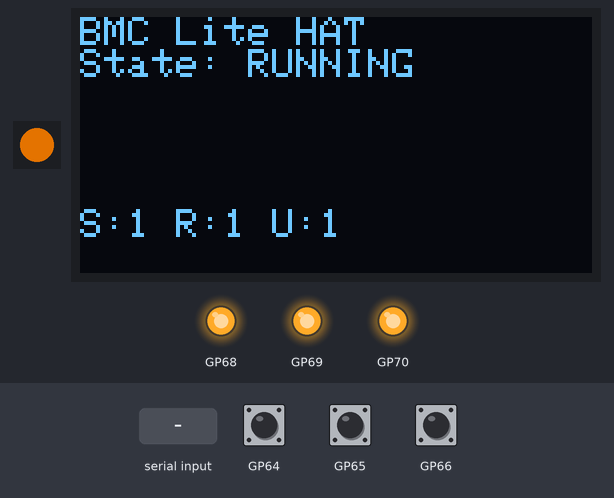
A sketch run on a simulated Raspberry Pi Pico. Parts: 1 RGB LEDs in strip order, left to right, 128×64 one-colour display, output pins drawn as LEDs (lit = HIGH). The inputs (shaded band) are chosen by the test bench; at power-on: GP64 HIGH, GP65 HIGH, GP66 HIGH. Dim RGB values are drawn brighter than linear; pins used as bus, display or sensor lines are not drawn; what the sketch prints to the serial monitor is not drawn.

Above: at 1.5 s.
1.6 s: GP64 pulled LOW for 0.15 s
At 1.8 s:
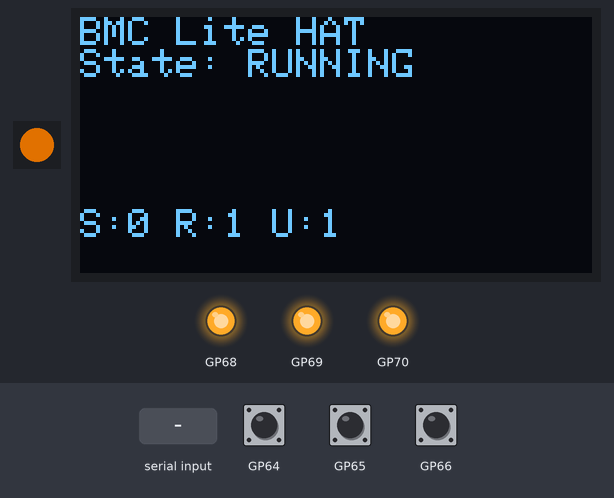
2.3 s: GP65 pulled LOW for 1 s
At 2.36 s:
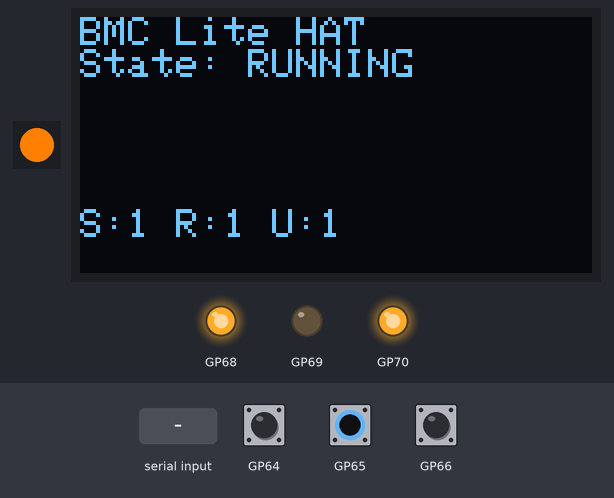
3.9 s: GP66 pulled LOW for 0.15 s
At 4.18 s:
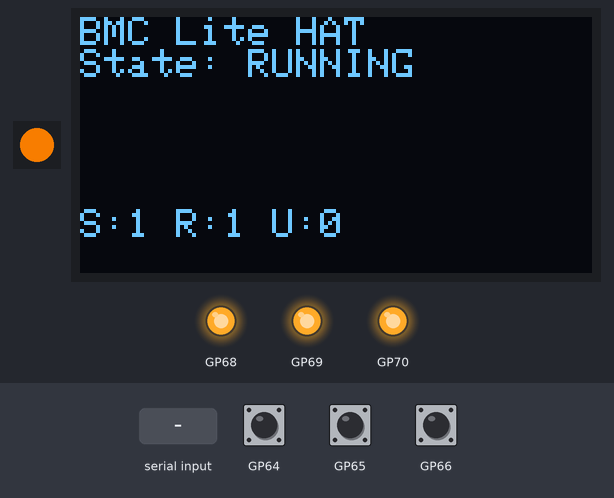
4.6 s: "0\n" received over Serial
At 6.56 s:
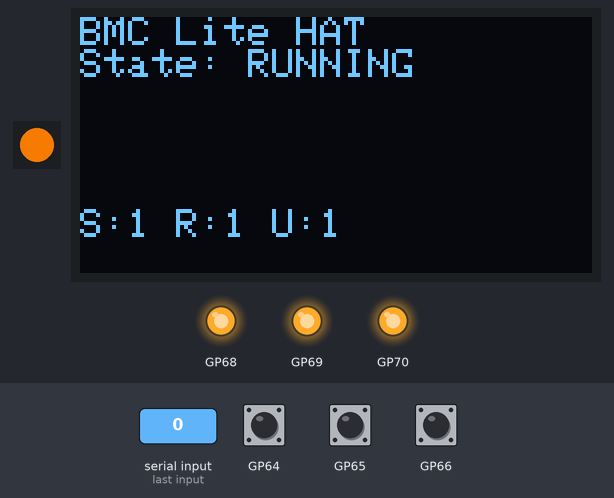
7.6 s: GP64 pulled LOW for 1 s
At 8.36 s:
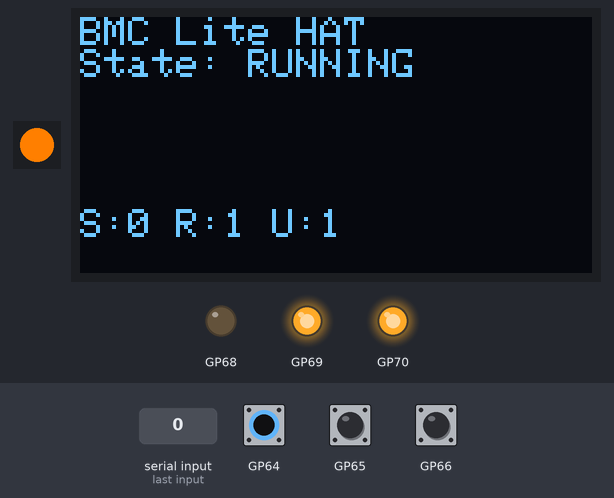
9.2 s: "90,45\n" received over the second serial link
Timing chart, 0 to 50.8 s (numbered marks = the images above; inputs shaded):
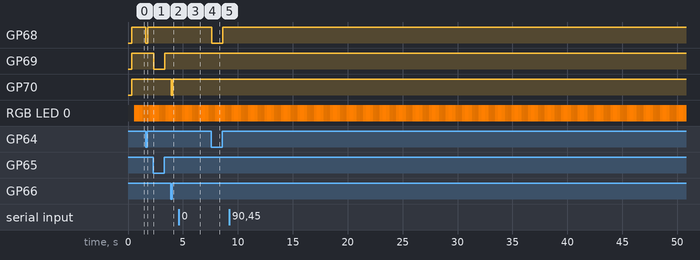

The sketch:

BMC-Lite-HAT.ino
```cpp
//#include "src/main.cpp"

#include <Arduino.h>
#include <Wire.h>
#include <Adafruit_MCP23X17.h>

#include "src/uart_parser.h"
#include "src/oled.h"
#include "src/buttons.h"

//#include "src/config.h"
//#include "pinmap.h"
//#include "status_led.h"
//#include "debug.h"

//Adafruit_MCP23X17 mcp;

void setup() {
  initSerialInterfaces();
  Wire.begin();            // uses GP6/GP7 by default on the XIAO

  initStatusLED();

/*
  // what was this again?
  pinMode(LED_RED_PIN, OUTPUT);
  pinMode(LED_GREEN_PIN, OUTPUT);
  pinMode(LED_BLUE_PIN, OUTPUT);
  digitalWrite(LED_RED_PIN, LOW);
  digitalWrite(LED_GREEN_PIN, LOW);
  digitalWrite(LED_BLUE_PIN, LOW);
*/

  initButtons();

  initUARTParser();
  setSystemState(STATE_BOOTING);

  initDisplay();
  drawButtonStatus();

  drawHUD();  // Initial screen
}


void loop() {
  parseUART();
  updateStatusLED();
  updateCdcActivityLED();
  checkButtons();

/*
  Serial.print("GPA0: ");
  Serial.print(mcp.digitalRead(0));
  Serial.print(" | GPA1: ");
  Serial.print(mcp.digitalRead(1));
  Serial.print(" | GPA2: ");
  Serial.println(mcp.digitalRead(2));
  delay(250);  // slow down for readability
*/

}


/*
#include <Arduino.h>
#include <Wire.h>

#include "pinmap.h"
#include "status_led.h"
#include "uart_parser.h"
#include "buttons.h"

void setup() {
  Serial.begin(115200);        // USB‑CDC
  while (!Serial);

  Serial1.begin(115200);       // UART0 on GP0/GP1
  Wire.begin();

  initStatusLED();
  initButtons();
  initUARTParser();

  setSystemState(STATE_BOOTING);
}

void loop() {
  parseUART();             // does both relay + parsing + echo
  updateStatusLED();
  checkButtons();
}
*/
```

buttons.cpp
```cpp
// src/buttons.cpp

#include <Adafruit_MCP23X17.h>
#include "buttons.h"
#include "pinmap.h"
#include "oled.h"

// —––––––––––––––––––––––––––––––––––––––––––––––––
// 1) Define the single global expander object:
// —––––––––––––––––––––––––––––––––––––––––––––––––
Adafruit_MCP23X17 mcp;

// —––––––––––––––––––––––––––––––––––––––––––––––––
// 2) Logical state variables (debounced)
// —––––––––––––––––––––––––––––––––––––––––––––––––
bool EXP_SIGNAL_SHUTDOWN = true;  // true = released (pulled-up)
bool EXP_SIGNAL_REBOOT   = true;
bool EXP_SIGNAL_USER1    = true;

// —––––––––––––––––––––––––––––––––––––––––––––––––
// 3) Initialization — must be called from setup()
// —––––––––––––––––––––––––––––––––––––––––––––––––
void initButtons() {
  // start I²C comms at address 0x20
  if (! mcp.begin_I2C(MCP23017_I2C_ADDR) ) {
    Serial.println("❌ MCP23017 init failed");
    return;
  }

  // configure each button pin as input+pullup
  mcp.pinMode(EXP_BUTTON_RAW_SHUTDOWN, INPUT_PULLUP);
  mcp.pinMode(EXP_BUTTON_RAW_REBOOT,   INPUT_PULLUP);
  mcp.pinMode(EXP_BUTTON_RAW_USER1,    INPUT_PULLUP);

  // configure the power-off LED pin as input
  mcp.pinMode(EXP_LED_POWEROFF_RAW, INPUT);

  // configure each output pin as output
  mcp.pinMode(EXP_GPIO_SIG_SHUTDOWN, OUTPUT);
  mcp.pinMode(EXP_GPIO_SIG_REBOOT,   OUTPUT);
  mcp.pinMode(EXP_GPIO_SIG_USER1,    OUTPUT);

  Serial.println("✅ Buttons initialized");
}

// —––––––––––––––––––––––––––––––––––––––––––––––––
// 4) Debounce & edge-detect; call from loop()
// —––––––––––––––––––––––––––––––––––––––––––––––––
static uint8_t lastStableState   = 0xFF;
static uint8_t debounceState     = 0xFF;
static unsigned long lastBounce  = 0;
static const unsigned long dbInt = 30;  // ms

void checkButtons() {
  uint8_t current = 0;
  current |= (mcp.digitalRead(EXP_BUTTON_RAW_SHUTDOWN) ? 1<<0 : 0);
  current |= (mcp.digitalRead(EXP_BUTTON_RAW_REBOOT)   ? 1<<1 : 0);
  current |= (mcp.digitalRead(EXP_BUTTON_RAW_USER1)    ? 1<<2 : 0);

  unsigned long now = millis();
  if (current != debounceState) {
    debounceState = current;
    lastBounce    = now;
    return;
  }
  if (now - lastBounce < dbInt) return;

  // stable new state & different from last
  if (current != lastStableState) {
    for (int i = 0; i < 3; i++) {
      bool wasUp = lastStableState & (1 << i);
      bool isUp  = current      & (1 << i);
      if (wasUp != isUp) {
        Serial.print("🔘 Button ");
        Serial.print( i==0 ? "SHUTDOWN" : i==1 ? "REBOOT" : "USER1" );
        Serial.println(isUp ? " released" : " pressed");
      }
    }
    lastStableState = current;

    // update your logical state variables
    EXP_SIGNAL_SHUTDOWN =  (current & (1<<0)) != 0;
    EXP_SIGNAL_REBOOT   =  (current & (1<<1)) != 0;
    EXP_SIGNAL_USER1    =  (current & (1<<2)) != 0;

    // drive the expander outputs to mirror the debounced state
    mcp.digitalWrite(EXP_GPIO_SIG_SHUTDOWN, EXP_SIGNAL_SHUTDOWN ? HIGH : LOW);
    mcp.digitalWrite(EXP_GPIO_SIG_REBOOT,   EXP_SIGNAL_REBOOT   ? HIGH : LOW);
    mcp.digitalWrite(EXP_GPIO_SIG_USER1,    EXP_SIGNAL_USER1    ? HIGH : LOW);

    // **NEW** refresh OLED status
    drawButtonStatus();
  }
}
```

buttons.h
```cpp
#pragma once

extern bool EXP_SIGNAL_SHUTDOWN;
extern bool EXP_SIGNAL_REBOOT;
extern bool EXP_SIGNAL_USER1;

void initButtons();
void checkButtons();
```

debug.h
```cpp
#include <Arduino.h>

#define logError(fmt, ...)   \
  do { if (cdcLogLevel >= 0) { Serial.print(CDC_ERROR_PREFIX); Serial.printf_P(PSTR(fmt), ##__VA_ARGS__); Serial.println(); } } while(0)

#define logWarn(fmt, ...)    \
  do { if (cdcLogLevel >= 1) { Serial.print(CDC_WARN_PREFIX);  Serial.printf_P(PSTR(fmt), ##__VA_ARGS__); Serial.println(); } } while(0)

#define logInfo(fmt, ...)    \
  do { if (cdcLogLevel >= 2) { Serial.print(CDC_INFO_PREFIX);  Serial.printf_P(PSTR(fmt), ##__VA_ARGS__); Serial.println(); } } while(0)

#define logVerbose(fmt, ...) \
  do { if (cdcLogLevel >= 3) { Serial.print(CDC_VERBOSE_PREFIX); Serial.printf_P(PSTR(fmt), ##__VA_ARGS__); Serial.println(); } } while(0)
```

main.cpp
```cpp
#include <Arduino.h>
#include "config.h"
#include "pinmap.h"
#include "status_led.h"
#include "debug.h"
#include "uart_parser.h"
#include "buttons.h"
#include "oled.h"

/*
void setup() {
  initSerialInterfaces();

  Wire.begin();            // uses GP6/GP7 by default on the XIAO

  initStatusLED();

  pinMode(LED_RED_PIN, OUTPUT);
  pinMode(LED_GREEN_PIN, OUTPUT);
  pinMode(LED_BLUE_PIN, OUTPUT);
  digitalWrite(LED_RED_PIN, LOW);
  digitalWrite(LED_GREEN_PIN, LOW);
  digitalWrite(LED_BLUE_PIN, LOW);


//  initButtons();

  initUARTParser();
//  setSystemState(STATE_BOOTING);

  initDisplay();
  drawHUD();  // Initial screen
}


void loop() {
  updateStatusLED();
  updateCdcActivityLED();
//  checkButtons();
  parseUART();
}
*/


/*
#include <Arduino.h>
#include <Wire.h>

#include "pinmap.h"
#include "status_led.h"
#include "uart_parser.h"
#include "buttons.h"

void setup() {
  Serial.begin(115200);        // USB‑CDC
  while (!Serial);

  Serial1.begin(115200);       // UART0 on GP0/GP1
  Wire.begin();

  initStatusLED();
  initButtons();
  initUARTParser();

  setSystemState(STATE_BOOTING);
}

void loop() {
  parseUART();             // does both relay + parsing + echo
  updateStatusLED();
  checkButtons();
}
*/
```

oled.cpp
```cpp
// oled.cpp
#include "oled.h"
#include "pinmap.h"
#include "buttons.h"

Adafruit_SSD1306 display(128, 64, &Wire, -1);

void initDisplay() {
  if (!display.begin(SSD1306_SWITCHCAPVCC, OLED_I2C_ADDR)) {
    Serial.println("❌ OLED init failed");
    return;
  }
  display.clearDisplay();
  display.display();
}

void drawHUD() {
  display.clearDisplay();
  display.setTextSize(1);
  display.setTextColor(SSD1306_WHITE);
  display.setCursor(0, 0);
  display.println("BMC Lite HAT");
  display.println("State: RUNNING");
  display.display();
}

void showPopup(const char *msg) {
  display.clearDisplay();
  display.setTextSize(2);
  display.setCursor(0, 16);
  display.println(msg);
  display.display();
  delay(1500);  // hold briefly
  drawHUD();    // return to normal screen
}

void drawButtonStatus() {
    // clear the lower region (adjust Y as needed)
    const int y0 = 48, h = 16;
    display.fillRect(0, y0, display.width(), h, SSD1306_BLACK);

    display.setTextSize(1);
    display.setTextColor(SSD1306_WHITE);
    display.setCursor(0, y0 + 0);

    display.print("S:");
    display.print(EXP_SIGNAL_SHUTDOWN ? "1" : "0");
    display.print(" R:");
    display.print(EXP_SIGNAL_REBOOT   ? "1" : "0");
    display.print(" U:");
    display.print(EXP_SIGNAL_USER1    ? "1" : "0");

    display.display();
  }
```

oled.h
```cpp
// oled.h
#pragma once
#include <Adafruit_SSD1306.h>

void initDisplay();
void drawHUD();
void showPopup(const char *msg);
extern Adafruit_SSD1306 display;
void drawButtonStatus();
```

pinmap.h
```cpp
#pragma once

#include <Arduino.h>

// ─────────────────────────────────────────────
// XIAO RP2040 Physical Pinout (Castellated I/O)
// ─────────────────────────────────────────────

// I2C Bus
#define PIN_I2C_SDA            6   // GPIO 6 (D6)
#define PIN_I2C_SCL            7   // GPIO 7 (D7)

// UART to Pi
#define PIN_UART_TX            0   // GPIO 0 (D0)
#define PIN_UART_RX            1   // GPIO 1 (D1)

// NeoPixel (onboard)
#define NEOPIXEL_DATA_PIN      12  // GPIO 12 (D12)
#define NEOPIXEL_POWER_PIN     11  // GPIO 11 (D11)

// Built-in RGB LED indicators
#define LED_RED_PIN            17  // GPIO 17 — USB→Pi TX activity
#define LED_GREEN_PIN          16  // GPIO 16 — Pi→USB RX activity
#define LED_BLUE_PIN           25  // GPIO 25 — CDC activity/idle

// HEARTBEAT signal input from Pi (fast pulse)
#define PIN_HEARTBEAT_INPUT    10  // GPIO 10 — direct input from Pi (no debounce)

// Optional test/debug pins
#define DEBUG_PIN_0            2   // GPIO 2 (D2)
#define DEBUG_PIN_1            3   // GPIO 3 (D3)
#define DEBUG_PIN_2            4   // GPIO 4 (D4)
#define DEBUG_PIN_3            5   // GPIO 5 (D5)
#define DEBUG_PIN_4            8   // GPIO 8 (D8)
#define DEBUG_PIN_5            9   // GPIO 9 (D9)

// ─────────────────────────────────────────────
// I/O Function Mapping Summary
// ─────────────────────────────────────────────
// | Signal Name           | Direction | Source         | Description
// |------------------------|-----------|----------------|-----------------------------
// | PIN_I2C_SDA            | I/O       | XIAO GPIO 6    | I²C Data line
// | PIN_I2C_SCL            | O         | XIAO GPIO 7    | I²C Clock line
// | PIN_UART_TX            | O         | XIAO GPIO 0    | UART TX → Pi RX
// | PIN_UART_RX            | I         | XIAO GPIO 1    | UART RX ← Pi TX
// | NEOPIXEL_DATA_PIN      | O         | XIAO GPIO 12   | WS2812 NeoPixel data
// | NEOPIXEL_POWER_PIN     | O         | XIAO GPIO 11   | Power enable for NeoPixel
// | LED_RED_PIN            | O         | XIAO GPIO 17   | TX activity indicator
// | LED_GREEN_PIN          | O         | XIAO GPIO 16   | RX activity indicator
// | LED_BLUE_PIN           | O         | XIAO GPIO 25   | USB/CDC activity indicator
// | PIN_HEARTBEAT_INPUT    | I         | XIAO GPIO 10   | Pulse from Pi (fast)
// | DEBUG_PIN_*            | I/O       | XIAO GPIO 2–9  | Debug/expansion testpoints
// | EXP_BUTTON_RAW_*       | I         | MCP23017       | Raw expander button inputs
// | EXP_SIGNAL_*           | Logic     | Firmware       | Debounced button states
// | EXP_LED_POWEROFF       | I         | MCP23017       | Power-off status LED

// ─────────────────────────────────────────────
// MCP23017 I/O Expander Virtual GPIO Mapping
// ─────────────────────────────────────────────

// Raw button input pins (un-debounced)
#define EXP_BUTTON_RAW_SHUTDOWN 0   // GPA0
#define EXP_BUTTON_RAW_REBOOT   1   // GPA1
#define EXP_BUTTON_RAW_USER1    2   // GPA2

// LEDs controlled via expander  (RED: safe to remove power)
#define EXP_LED_POWEROFF_RAW    3   // GPA3 → MCP23017-DIP pin 24 → breadboard row 33/E
// MCP23017.GPA3 (pin 24) → Pi.GPIO5 (pin 29)

// Debounced logical state (used by firmware)
#define EXP_GPIO_SIG_SHUTDOWN   4   // GPA4
#define EXP_GPIO_SIG_REBOOT     5   // GPA5
#define EXP_GPIO_SIG_USER1      6   // GPA6

//#define EXP_LED_USER_MODE      9  // Optional user-defined status LED

// ─────────────────────────────────────────────
// I2C Device Addresses
// ─────────────────────────────────────────────
#define MCP23017_I2C_ADDR      0x20
#define OLED_I2C_ADDR          0x3C
```

status_led.cpp
```cpp
#include "status_led.h"
#include <Adafruit_NeoPixel.h>

Adafruit_NeoPixel strip(1, NEOPIXEL_DATA_PIN, NEO_GRB + NEO_KHZ800);
SystemState currentState = STATE_OFF;

void initStatusLED() {
  // 1. Set the power-enable pin HIGH
  pinMode(NEOPIXEL_POWER_PIN, OUTPUT);
  digitalWrite(NEOPIXEL_POWER_PIN, HIGH);  // Turn on power to the NeoPixel

  // 2. Initialize the NeoPixel object
  strip.begin();
  strip.show();
}

void setSystemState(SystemState state) {
  currentState = state;
}

void updateStatusLED() {
  static unsigned long lastUpdate = 0;
  static bool ledOn = true;
  unsigned long now = millis();
  uint32_t color = 0;
  uint8_t mode = 0;  // 0 = solid, 1 = blink, 2 = breathe

  switch (currentState) {
    case STATE_BOOTING:
      color = strip.Color(255, 128, 0); mode = 2; break;  // Orange, breathing
    case STATE_RUNNING:
      color = strip.Color(0, 255, 0);   mode = 0; break;  // Green, solid
    case STATE_SHUTTING_DOWN:
      color = strip.Color(255, 255, 0); mode = 1; break;  // Yellow, blinking
    case STATE_HALTED:
      color = strip.Color(255, 0, 0);   mode = 1; break;  // Red, blinking
    case STATE_CRASH:
      color = strip.Color(255, 0, 255); mode = 1; break;  // Magenta, blinking
    case STATE_UNRESPONSIVE:
      color = strip.Color(128, 64, 0);  mode = 2; break;  // Amber, breathing
    default:
      color = 0; mode = 0; break;
  }
  if (mode == 0) {
    // Solid color
    strip.setPixelColor(0, color);
  }
  else if (mode == 1) {
    // Blink on/off every 500ms
    if (now - lastUpdate > 500) {
      lastUpdate = now;
      ledOn = !ledOn;
    }
    strip.setPixelColor(0, ledOn ? color : 0);
  }
  else if (mode == 2) {
    // Breathing: slow pulse using sine wave (1.5s cycle)
    float t = (now % 1500) / 1500.0 * PI;
    float brightness = (sin(t) + 1.0) / 2.0;  // 0 → 1

    // Extract base RGB
    uint8_t r = (uint8_t)((color >> 16) & 0xFF);
    uint8_t g = (uint8_t)((color >> 8) & 0xFF);
    uint8_t b = (uint8_t)(color & 0xFF);

    // Apply brightness scale
    strip.setPixelColor(0,
      (uint8_t)(r * brightness),
      (uint8_t)(g * brightness),
      (uint8_t)(b * brightness));
  }
  strip.show();
}

void updateCdcActivityLED() {
  static unsigned long lastActivity = 0;
  static bool ledOn = false;

  // Check if USB-CDC is connected
  if (Serial) {
    // Check for incoming or outgoing CDC data
    if (Serial.available() > 0) {
      lastActivity = millis();
      if (!ledOn) {
        digitalWrite(LED_BLUE_PIN, HIGH);
        ledOn = true;
      }
    }

    // (optional) check if you're writing to Serial as well
    // If your code writes via Serial.print(...), you can manually call:
    // markCdcActivity();

    // If enough time passed with no activity, turn off LED
    if (ledOn && (millis() - lastActivity > 200)) {
      digitalWrite(LED_BLUE_PIN, LOW);
      ledOn = false;
    }
  } else {
    // USB not connected — ensure LED is off
    digitalWrite(LED_BLUE_PIN, LOW);
    ledOn = false;
  }
}
```

status_led.h
```cpp
#pragma once

#include "pinmap.h"

enum SystemState {
  STATE_OFF,
  STATE_BOOTING,
  STATE_RUNNING,
  STATE_SHUTTING_DOWN,
  STATE_HALTED,
  STATE_CRASH,
  STATE_UNRESPONSIVE
};

void initStatusLED();
void setSystemState(SystemState state);
void updateStatusLED();

void updateCdcActivityLED();
```

uart_parser.h
```cpp
#pragma once

#include <Arduino.h>
#include "status_led.h"

// Initializes the parser; call once in setup()
void initUARTParser();
// Call in loop() to do both UART→USB and USB→UART
void parseUART();

void initSerialInterfaces();

void pulseLed(uint8_t pin);

void markCdcActivity();
```

config.h
```cpp
#pragma once

#define FIRMWARE_VERSION "0-b1 (dev)"

// ———————————————————————————————
// User‑echo compile‑time defaults
#define ECHO_USER_INITIAL  true
#define ECHO_USER_PREFIX   "➡️ "
#define PI_ECHO_PREFIX     "🐧 "

// ————— CDC Log‑Level Prefixes —————
#define CDC_INFO_PREFIX    "ℹ️  "   // informational
#define CDC_WARN_PREFIX    "⚠️  "   // warnings
#define CDC_ERROR_PREFIX   "❌ "    // errors
#define CDC_VERBOSE_PREFIX "🔍 "   // verbose/debug

// Set your runtime verbosity (0=errors only, 1=warnings+errors, 2=info+warn+err, 3=all)
static uint8_t cdcLogLevel = 2;
// ———————————————————————————————

// ─────────────────────────────────────────────
// Serial Configuration Defaults
// ─────────────────────────────────────────────
#define UART1_BAUDRATE         115200
#define UART1_DATABITS         8
#define UART1_PARITY           SERIAL_8N1  // Arduino style: SERIAL_8N1, SERIAL_7E1, etc.
#define UART1_TIMEOUT_MS       100         // Optional read timeout (not always used)
```

Source omitted: uart_parser.cpp (6456 bytes)

Measured:
- after the input at 1.6 s, GP68: HIGH → LOW at once, → HIGH 0.15 s later; the display: changes after 0.06 s (image 1)
- after the input at 2.3 s, GP69: HIGH → LOW at once, → HIGH 1.0 s later
- after the input at 3.9 s, GP70: HIGH → LOW at once, → HIGH 0.15 s later
- after the input at 7.6 s, GP68: HIGH → LOW at once, → HIGH 1.0 s later
